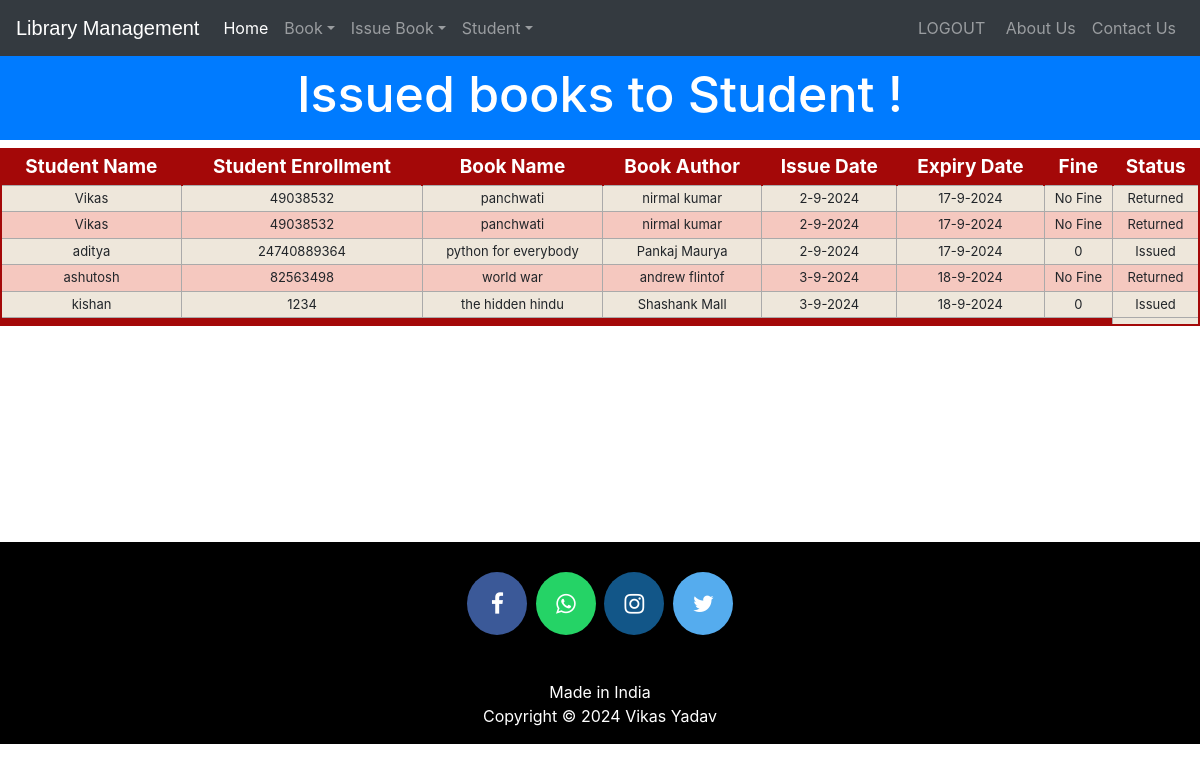
The page /viewissuedbook (signed in) on the database its author committed.
### library/models.py (models this page shows, shortened)
class StudentExtra(models.Model):
    user=models.OneToOneField(User,on_delete=models.CASCADE)
    enrollment = models.CharField(max_length=40)
    branch = models.CharField(max_length=40)
    @property
    def get_name(self):
        return self.user.first_name

class Book(models.Model):
    catchoice= [
        ('education', 'Education'),
        ('entertainment', 'Entertainment'),
        ('comics', 'Comics'),
        ('biography', 'Biographie'),
        ('history', 'History'),
        ]
    name=models.CharField(max_length=30)
    isbn=models.PositiveIntegerField()
    author=models.CharField(max_length=40)
    category=models.CharField(max_length=30,choices=catchoice,default='education')

class IssuedBook(models.Model):
    enrollment=models.CharField(max_length=30)
    isbn=models.CharField(max_length=30)
    issuedate=models.DateField(auto_now=True)
    expirydate=models.DateField(default=get_expiry)
    statuschoice= [
        ('Issued', 'Issued'),
        ('Returned', 'Returned'),
        ]
    status=models.CharField(max_length=20,choices=statuschoice,default="Issued")

### library/views.py (the view)
# urls.py: path('viewissuedbook', views.viewissuedbook_view),
@login_required(login_url='adminlogin')
@user_passes_test(is_admin)
def viewissuedbook_view(request):
    issuedbooks=models.IssuedBook.objects.all()
    li=[]
    for ib in issuedbooks:
        issdate=str(ib.issuedate.day)+'-'+str(ib.issuedate.month)+'-'+str(ib.issuedate.year)
        expdate=str(ib.expirydate.day)+'-'+str(ib.expirydate.month)+'-'+str(ib.expirydate.year)
        days=(date.today()-ib.issuedate)
        print(date.today())
        d=days.days
        fine=0
        if d>15:
            day=d-15
            fine=day*10
        books=list(models.Book.objects.filter(isbn=ib.isbn))
        students=list(models.StudentExtra.objects.filter(enrollment=ib.enrollment))
        i=0
        for l in books:
            t=(students[i].get_name,students[i].enrollment,books[i].name,books[i].author,issdate,expdate,fine,ib.status)
            i=i+1
            li.append(t)
    return render(request,'library/viewissuedbook.html',{'li':li})

### library/views.py (called while the page is built)
def is_admin(user):
    if user.is_superuser or user.is_staff:
        return True
    else:
        return False

### templates/library/viewissuedbook.html (shortened to what this page needs)
<!DOCTYPE html>
<html lang="en" dir="ltr">
  <head>
  </head>
  <body>
    {% include "library/navbaradmin.html" %}
    <br>
    <br>
    <h3 class="p-3 mb-2 bg-primary text-white" style = 'font-size: 50px;text-align:center;margin-bottom:0px;'>Issued books to Student !</h3>
{% if li%}
    <table class="redTable">
    <thead>
    <tr>
    <th>Student Name</th>
    <th>Student Enrollment</th>
    <th>Book Name</th>
    <th>Book Author</th>
    <th>Issue Date</th>
    <th>Expiry Date</th>
    <th>Fine</th>
    <th>Status</th>
    </tr>
    </thead>
    <tfoot>
    <tr>
    <td colspan="7">
    </td>
    </tr>
    </tfoot>
    <tbody>
      {% for t in li %}
        <tr>
          <td>{{t.0}}</td>
          <td>{{t.1}}</td>
          <td>{{t.2}}</td>
          <td>{{t.3}}</td>
          <td>{{t.4}}</td>
          <td>{{t.5}}</td>
          <td> {% if t.7 == "Returned" %}
            No Fine
            {% else %}
            {{t.6}}
          {% endif %}</td>
          <td>{{t.7}}</td>
        </tr>
        {%endfor%}
    </tbody>
    </table>
    {%else%}
    <h1> 0 book Issued</h1>
    {%endif%}
    <br><br><br><br><br><br><br><br><br>
  {% include "library/footer.html" %}
  </body>
</html>

### templates/library/viewissuedbook.html (style rules this page uses)
table.redTable { border: 2px solid #A40808; background-color: #EEE7DB; width: 100%; text-align: center; border-collapse: collapse; }
table.redTable td, table.redTable th { border: 1px solid #AAAAAA; padding: 3px 2px; }
table.redTable tbody td { font-size: 13px; }
table.redTable tr:nth-child(even) { background: #F5C8BF; }
table.redTable thead { background: #A40808; }
table.redTable thead th { font-size: 19px; font-weight: bold; color: #FFFFFF; text-align: center; border-left: 2px solid #A40808; }
table.redTable thead th:first-child { border-left: none; }
table.redTable tfoot { font-size: 13px; font-weight: bold; color: #FFFFFF; background: #A40808; }
table.redTable tfoot td { font-size: 13px; }

### rows shown on the page
StudentExtra: enrollment "49038532" "49038532"
Book: name "panchwati" "panchwati", author "nirmal kumar" "nirmal kumar"
IssuedBook: status "Returned"
IssuedBook: status "Returned"
StudentExtra: enrollment "24740889364"
Book: name "python for everybody", author "Pankaj Maurya"
IssuedBook: status "Issued"
StudentExtra: enrollment "82563498"
Book: name "world war", author "andrew flintof"
IssuedBook: status "Returned"
StudentExtra: enrollment "1234"
Book: name "the hidden hindu", author "Shashank Mall"
IssuedBook: status "Issued"

### other values the page prints
{{ t.0 }} "Vikas" "Vikas" "aditya" "ashutosh" "kishan"
{{ t.4 }} "2-9-2024" "2-9-2024" "2-9-2024" "3-9-2024" "3-9-2024"
{{ t.5 }} "17-9-2024" "17-9-2024" "17-9-2024" "18-9-2024" "18-9-2024"
{{ t.6 }} "0" "0"
